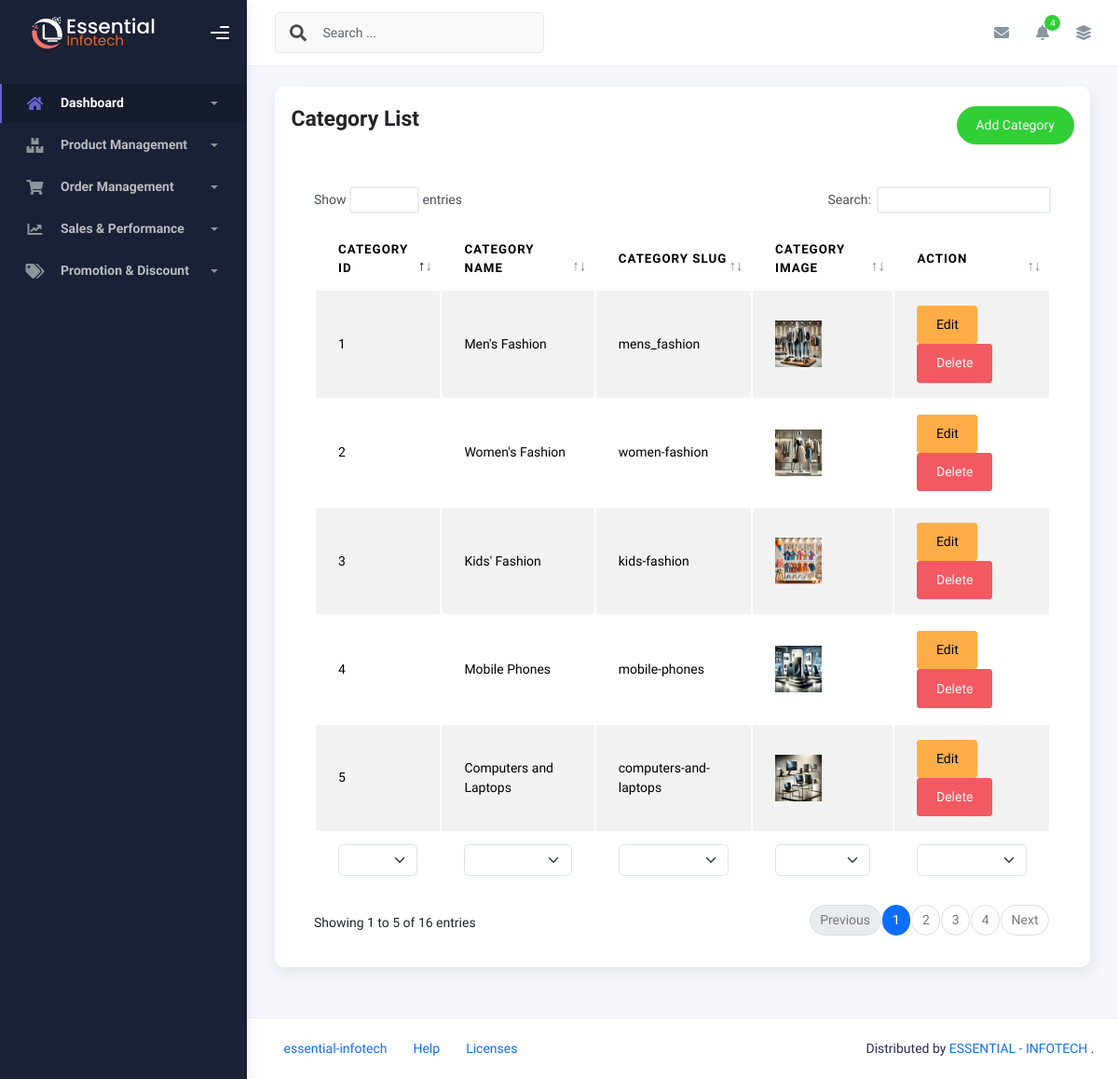
The page /product-management/category/list/ on the database its author committed.
### product_management/models.py (models this page shows, shortened)
class Category(models.Model):
    product_type = models.ForeignKey(ProductType, on_delete= models.CASCADE, related_name = 'product_type')
    category_name = models.CharField(max_length=255)
    category_slug = models.SlugField(max_length=255)
    category_image = models.ImageField(upload_to='category_images/', blank=True,null=True)
    created_at = models.DateTimeField(auto_now_add=True)
    updated_at = models.DateTimeField(auto_now=True)

### product_management/views.py (the view)
# urls.py: path('category/list/', category_list, name='category-list'),
def category_list(request):
    category = Category.objects.all()
    return render(request, 'product_management/category.html', {'category':category})

### templates/product_management/category.html (shortened to what this page needs)
{% extends 'base.html' %}
{% block content %}
    <div class="container">
        <div class="page-inner">
            <div class="row">
                <div class="col-md-12">
                    <div class="card p-3">
                        <div class="page-header d-flex justify-content-between p-1">
                            <h3 class="fw-bold mb-3">Category List</h3>
                            <a href="{% url 'category-form' %}" class="btn btn-success btn-round ms-auto text-white" style="text-decoration: none;">
                                Add Category
                            </a>
                        </div>
                        <div class="card-body">
                            <div class="table-responsive">
                                <table id="multi-filter-select" class="display table table-striped table-hover">
                                    <thead>
                                        <tr>
                                            <th>Category ID</th>
                                            <th>Category Name</th>
                                            <th>Category Slug</th>
                                            <th>Category Image</th>
                                            <th>Action</th>
                                        </tr>
                                    </thead>
                                    <tfoot>
                                        <tr>
                                            <th>Category ID</th>
                                            <th>Category Name</th>
                                            <th>Category Slug</th>
                                            <th>Category Image</th>
                                            <th>Action</th>
                                        </tr>
                                    </tfoot>
                                    <tbody>
                                        {% for category in category %}
                                        <tr>
                                            <td>{{ category.pk }} </td>
                                            <td>{{ category.category_name  }}</td>
                                            <td>{{ category.category_slug  }}</td>
                                            <td>
                                                <img src="{{ category.category_image.url }}" alt="{{ category.name }}" width="50">
                                            </td>
                                            <td>
                                                <a href="{% url 'category-edit' category.pk %}" class="btn btn-warning">Edit</a>
                                                <form action="{% url 'category-delete' category.pk %}" method="POST" style="display: inline;" onsubmit="return confirm('Are you sure you want to delete this banner?');">
                                                    <button type="submit" class="btn btn-danger">Delete</button>
                                                </form>
                                            </td>
                                        </tr>
                                        {% empty %}
                                        <tr>
                                            <td colspan="5">No categories available.</td>
                                        </tr>
                                        {% endfor %}
                                    </tbody>
                                </table>
                            </div>
                        </div>
                    </div>
                </div>
            </div>
        </div>
    </div>
{% endblock %}

### rows shown on the page
Category: pk "1", category_name "Men's Fashion", category_slug "mens_fashion", category_image (picture)
Category: pk "2", category_name "Women's Fashion", category_slug "women-fashion", category_image (picture)
Category: pk "3", category_name "Kids' Fashion", category_slug "kids-fashion", category_image (picture)
Category: pk "4", category_name "Mobile Phones", category_slug "mobile-phones", category_image (picture)
Category: pk "5", category_name "Computers and Laptops", category_slug "computers-and-laptops", category_image (picture)
